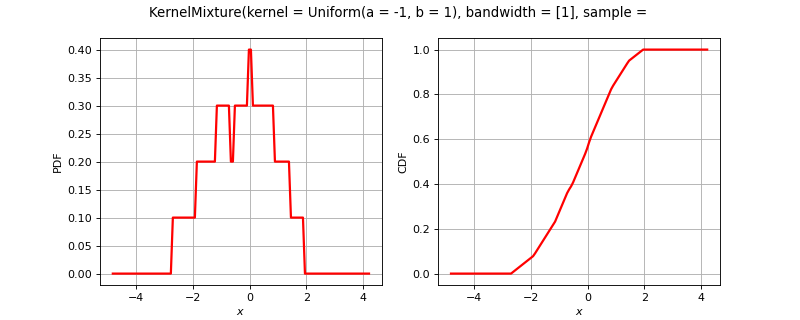

Here is the Python script that generated this plot:
import openturns as ot
from matplotlib import pyplot as plt
from openturns.viewer import View
if ot.KernelMixture().__class__.__name__ == 'Bernoulli':
    distribution = ot.Bernoulli(0.7)
elif ot.KernelMixture().__class__.__name__ == 'Binomial':
    distribution = ot.Binomial(5, 0.2)
elif ot.KernelMixture().__class__.__name__ == 'Hypergeometric':
    distribution = ot.Hypergeometric(10, 4, 7)
elif ot.KernelMixture().__class__.__name__ == 'CumulativeDistributionNetwork':
    coll = [ot.Normal(2),ot.Dirichlet([0.5, 1.0, 1.5])]
    distribution = ot.CumulativeDistributionNetwork(coll, ot.BipartiteGraph([[0,1], [0,1]]))
elif ot.KernelMixture().__class__.__name__ == 'Histogram':
    distribution = ot.Histogram([-1.0, 0.5, 1.0, 2.0], [0.45, 0.4, 0.15])
elif ot.KernelMixture().__class__.__name__ == 'KernelMixture':
    kernel = ot.Uniform()
    sample = ot.Normal().getSample(5)
    bandwith = [1.0]
    distribution = ot.KernelMixture(kernel, bandwith, sample)
elif ot.KernelMixture().__class__.__name__ == 'MaximumDistribution':
    coll = [ot.Uniform(2.5, 3.5), ot.LogUniform(1.0, 1.2), ot.Triangular(2.0, 3.0, 4.0)]
    distribution = ot.MaximumDistribution(coll)
elif ot.KernelMixture().__class__.__name__ == 'Multinomial':
    distribution = ot.Multinomial(5, [0.2])
elif ot.KernelMixture().__class__.__name__ == 'RandomMixture':
    coll = [ot.Triangular(0.0, 1.0, 5.0), ot.Uniform(-2.0, 2.0)]
    weights = [0.8, 0.2]
    cst = 3.0
    distribution = ot.RandomMixture(coll, weights, cst)
elif ot.KernelMixture().__class__.__name__ == 'TruncatedDistribution':
    distribution = ot.TruncatedDistribution(ot.Normal(2.0, 1.5), 1.0, 4.0)
elif ot.KernelMixture().__class__.__name__ == 'UserDefined':
    distribution = ot.UserDefined([[1.0], [2.0], [3.0]], [0.4, 0.5, 1.0])
elif ot.KernelMixture().__class__.__name__ == 'ZipfMandelbrot':
    distribution = ot.ZipfMandelbrot(10, 2.5, 0.3)
else:
    distribution = ot.KernelMixture()
dimension = distribution.getDimension()
title = str(distribution)[:100].split('\n')[0]
if dimension == 1:
    distribution.setDescription(['$x$'])
    pdf_graph = distribution.drawPDF()
    cdf_graph = distribution.drawCDF()
    fig = plt.figure(figsize=(10, 4))
    pdf_axis = fig.add_subplot(121)
    cdf_axis = fig.add_subplot(122)
    View(pdf_graph, figure=fig, axes=[pdf_axis], add_legend=False)
    View(cdf_graph, figure=fig, axes=[cdf_axis], add_legend=False)
    fig.suptitle(title)
elif dimension == 2:
    distribution.setDescription(['$x_1$', '$x_2$'])
    pdf_graph = distribution.drawPDF()
    pdf_graph.setTitle(title)
    fig = plt.figure(figsize=(10, 5))
    pdf_axis = fig.add_subplot(111)
    View(pdf_graph, figure=fig, axes=[pdf_axis], add_legend=False, square_axes=False)
